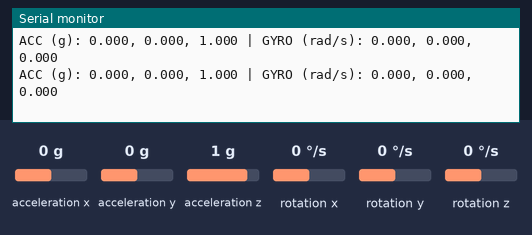
The sketch below on a simulated ESP32-S3. On the bench: the last lines printed to the serial monitor. The test bench sets the inputs (shaded band); at power-on: acceleration x 0 g, acceleration y 0 g, acceleration z 1 g, rotation x 0 °/s, rotation y 0 °/s, rotation z 0 °/s. WiFi joins after 1.5 s; servers stay silent unless stated; storage starts empty.

Above: at 3.7 s.
3.8 s: acceleration x set to -1.4 g
At 3.84 s:
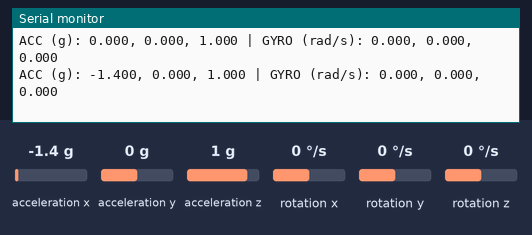
5.3 s: acceleration y set to -1.4 g
At 5.36 s:
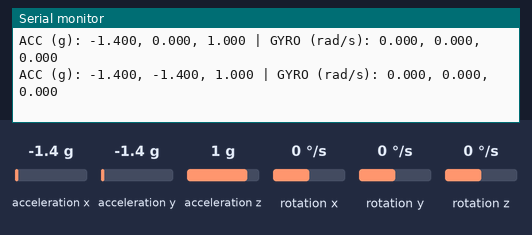
6.8 s: acceleration z set to -1.4 g
At 6.88 s:
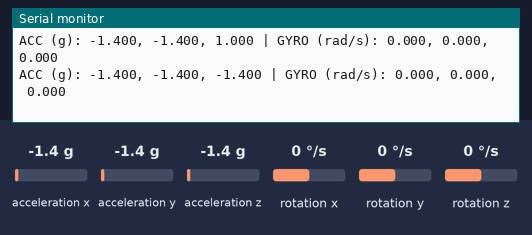
8.3 s: rotation x set to -192 °/s
At 8.4 s:
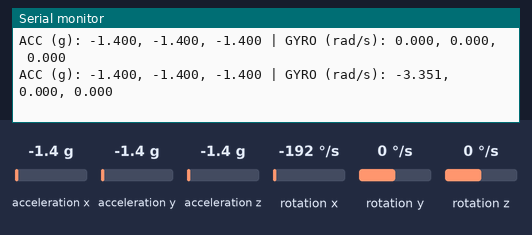
9.8 s: rotation y set to -192 °/s
At 9.81 s:
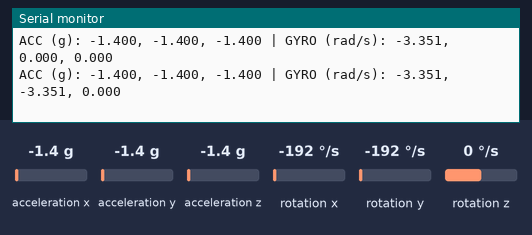

The sketch:

ESP_Web_Server_MPU6050.ino
```cpp
#include <WiFi.h>
#include <AsyncTCP.h>
#include <ESPAsyncWebServer.h>
#include <LittleFS.h>
#include <Wire.h>
#include <MPU6050.h>

MPU6050 mpu;

// ===== WiFi Credentials =====
const char* ssid = "Saad";
const char* password = "esp32saad";

// ===== Web Server =====
AsyncWebServer server(80);
AsyncEventSource events("/events");

// ===== MPU Variables =====
float gyroX, gyroY, gyroZ;
float accX, accY, accZ;

// ===== Timer =====
unsigned long lastTime = 0;

void setup() {
  Serial.begin(115200);
  delay(1000);

  // ===== I2C (ESP32-S3 SAFE PINS) =====
  Wire.begin(8, 9);   // SDA=GPIO8, SCL=GPIO9 (change if needed)

  Serial.println("Initializing MPU6050...");
  mpu.initialize();

  if (!mpu.testConnection()) {
    Serial.println("❌ MPU6050 NOT FOUND");
    while (1);
  }
  Serial.println("✅ MPU6050 Found");

  // ===== LittleFS =====
  if (!LittleFS.begin(true)) {
    Serial.println("❌ LittleFS Mount Failed");
    return;
  }
  Serial.println("✅ LittleFS Mounted");

  // ===== WiFi =====
  WiFi.begin(ssid, password);
  Serial.print("Connecting to WiFi");

  while (WiFi.status() != WL_CONNECTED) {
    delay(500);
    Serial.print(".");
  }

  Serial.println();
  Serial.print("✅ IP Address: ");
  Serial.println(WiFi.localIP());

  // ===== ROUTES =====

  // Serve index.html
  server.on("/", HTTP_GET, [](AsyncWebServerRequest *request) {
    request->send(LittleFS, "/index.html", "text/html");
  });

  // Serve static files
  server.serveStatic("/", LittleFS, "/");

  // RESET buttons
  server.on("/reset", HTTP_GET, [](AsyncWebServerRequest *request) {
    request->send(200, "text/plain", "OK");
  });
  server.on("/resetX", HTTP_GET, [](AsyncWebServerRequest *request) {
    gyroX = 0;
    request->send(200, "text/plain", "OK");
  });
  server.on("/resetY", HTTP_GET, [](AsyncWebServerRequest *request) {
    gyroY = 0;
    request->send(200, "text/plain", "OK");
  });
  server.on("/resetZ", HTTP_GET, [](AsyncWebServerRequest *request) {
    gyroZ = 0;
    request->send(200, "text/plain", "OK");
  });

  // ===== EVENTS =====
  events.onConnect([](AsyncEventSourceClient *client) {
    Serial.println("✅ SSE Client Connected");
  });

  server.addHandler(&events);

  // ===== START SERVER =====
  server.begin();
  Serial.println("🚀 Web server started");
}

void loop() {
  if (millis() - lastTime > 100) {
    lastTime = millis();

    int16_t ax, ay, az, gx, gy, gz;
    mpu.getMotion6(&ax, &ay, &az, &gx, &gy, &gz);

    // Convert values
    accX = ax / 16384.0;
    accY = ay / 16384.0;
    accZ = az / 16384.0;

    gyroX = gx / 131.0 * DEG_TO_RAD;
    gyroY = gy / 131.0 * DEG_TO_RAD;
    gyroZ = gz / 131.0 * DEG_TO_RAD;

    Serial.print("ACC (g): ");
Serial.print(accX, 3); Serial.print(", ");
Serial.print(accY, 3); Serial.print(", ");
Serial.print(accZ, 3);

Serial.print(" | GYRO (rad/s): ");
Serial.print(gyroX, 3); Serial.print(", ");
Serial.print(gyroY, 3); Serial.print(", ");
Serial.println(gyroZ, 3);


    // ===== SEND GYRO =====
    String gyroData = "{";
    gyroData += "\"gyroX\":" + String(gyroX, 4) + ",";
    gyroData += "\"gyroY\":" + String(gyroY, 4) + ",";
    gyroData += "\"gyroZ\":" + String(gyroZ, 4);
    gyroData += "}";

    events.send(gyroData.c_str(), "gyro_readings", millis());

    // ===== SEND ACC =====
    String accData = "{";
    accData += "\"accX\":" + String(accX, 4) + ",";
    accData += "\"accY\":" + String(accY, 4) + ",";
    accData += "\"accZ\":" + String(accZ, 4);
    accData += "}";

    events.send(accData.c_str(), "accelerometer_readings", millis());
  }
}
```

Measured:
- after the input at 3.8 s, the serial monitor: prints a new line at once (image 1)
- after the input at 5.3 s, the serial monitor: prints a new line after 0.06 s (image 2)
- after the input at 6.8 s, the serial monitor: prints a new line after 0.07 s (image 3)
- after the input at 8.3 s, the serial monitor: prints a new line after 0.09 s (image 4)
- after the input at 9.8 s, the serial monitor: prints a new line at once (image 5)
